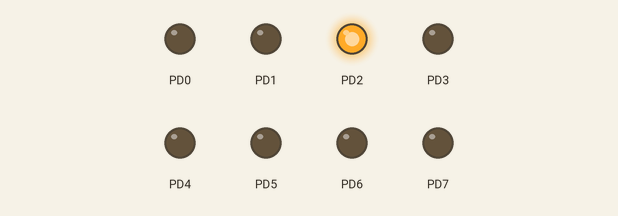
Simulated run of this program. Board: ATmega128, built with avr-gcc and emulated at 8 MHz. On the bench: output pins drawn as LEDs (lit = HIGH).

Above: at 0.2 s.
At 3.2 s:
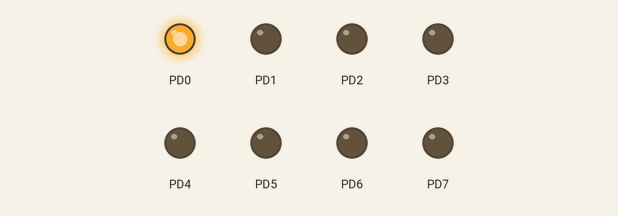
At 3.7 s:
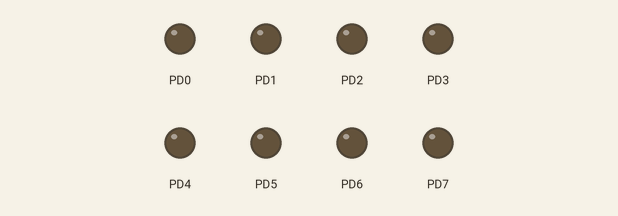
At 7.2 s:
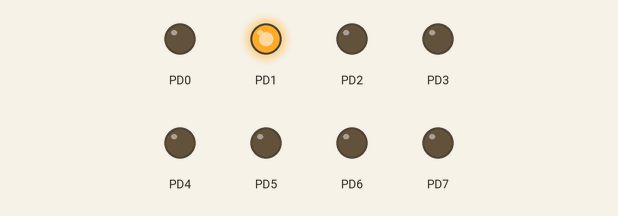
Timing chart, 0 to 7.8 s (numbered marks = the images above):
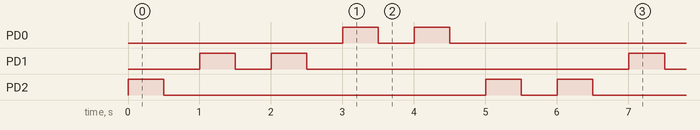

The program:

main.c
```c
/*
 * OpdrachtB7B.c
 *
 * Created: 6-2-2018 12:25:16
 * Author : dionb
 */
#define F_CPU 8000000

#include <avr/io.h>
#include <util/delay.h>


int main(void)
{
	DDRD = 0b00000000;
	int led = 0;
    /* Replace with your application code */
    while (1)
    {
		setCharliePlexingLed(led);
		wait(500);
		PORTD = 0b00000000;
		wait(500);
		led = (led + 1) % 6;
	}
	return 1;
}

void setCharliePlexingLed(int lednr) {
	if(lednr == 0) {
		//Led 1 aan
		DDRD = 0b11111110;
		PORTD = 0b00000100;
	} else if(lednr == 1) {
		//Led 2 aan
		DDRD = 0b11111110;
		PORTD = 0b00000010;
	} else if(lednr == 2) {
		//Led 3 aan
		DDRD = 0b11111011;
		PORTD = 0b00000010;
	} else if(lednr == 3) {
		//Led 4 aan
		DDRD = 0b11111011;
		PORTD = 0b00000001;
	} else if(lednr == 4) {
		//Led 5 aan
		DDRD = 0b11111101;
		PORTD = 0b00000001;
	} else if(lednr == 5) {
		//Led 6 aan
		DDRD = 0b11111101;
		PORTD = 0b00000100;
	}
}

void wait(int ms) {
	for(int i = 0; i < ms; i++) {
		_delay_ms(1);
	}
}
```

Measured:
- by itself, PD0, PD1: repeats every 6.0 s: LOW 0.50 s, HIGH 0.50 s, LOW 4.5 s, HIGH 0.50 s
- by itself, PD2: repeats every 6.0 s: LOW 4.5 s, HIGH 0.50 s, LOW 0.50 s, HIGH 0.50 s
- by itself, everything shown: repeats every 6.0 s, in 12 steps
